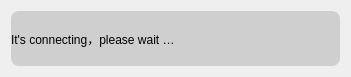
<?xml version="1.0" encoding="UTF-8"?>
<ui version="4.0">
 <class>login_wid</class>
 <widget class="QDialog" name="login_wid">
  <property name="geometry">
   <rect>
    <x>0</x>
    <y>0</y>
    <width>351</width>
    <height>77</height>
   </rect>
  </property>
  <property name="windowTitle">
   <string>login_wid</string>
  </property>
  <layout class="QGridLayout" name="gridLayout">
   <item row="0" column="0">
    <widget class="QLabel" name="label">
     <property name="styleSheet">
      <string notr="true">	border-style: none;
	border: 0px;
	min-height:32px;
    min-width:130px;
	border-radius: 8px;
	
color: rgb(0, 0, 0);
	
background-color: rgb(207, 207, 207);
font: 16pt &quot;微软雅黑&quot;;</string>
     </property>
     <property name="text">
      <string>It's connecting，please wait …</string>
     </property>
    </widget>
   </item>
  </layout>
 </widget>
 <layoutdefault spacing="6" margin="11"/>
 <resources/>
 <connections/>
</ui>
